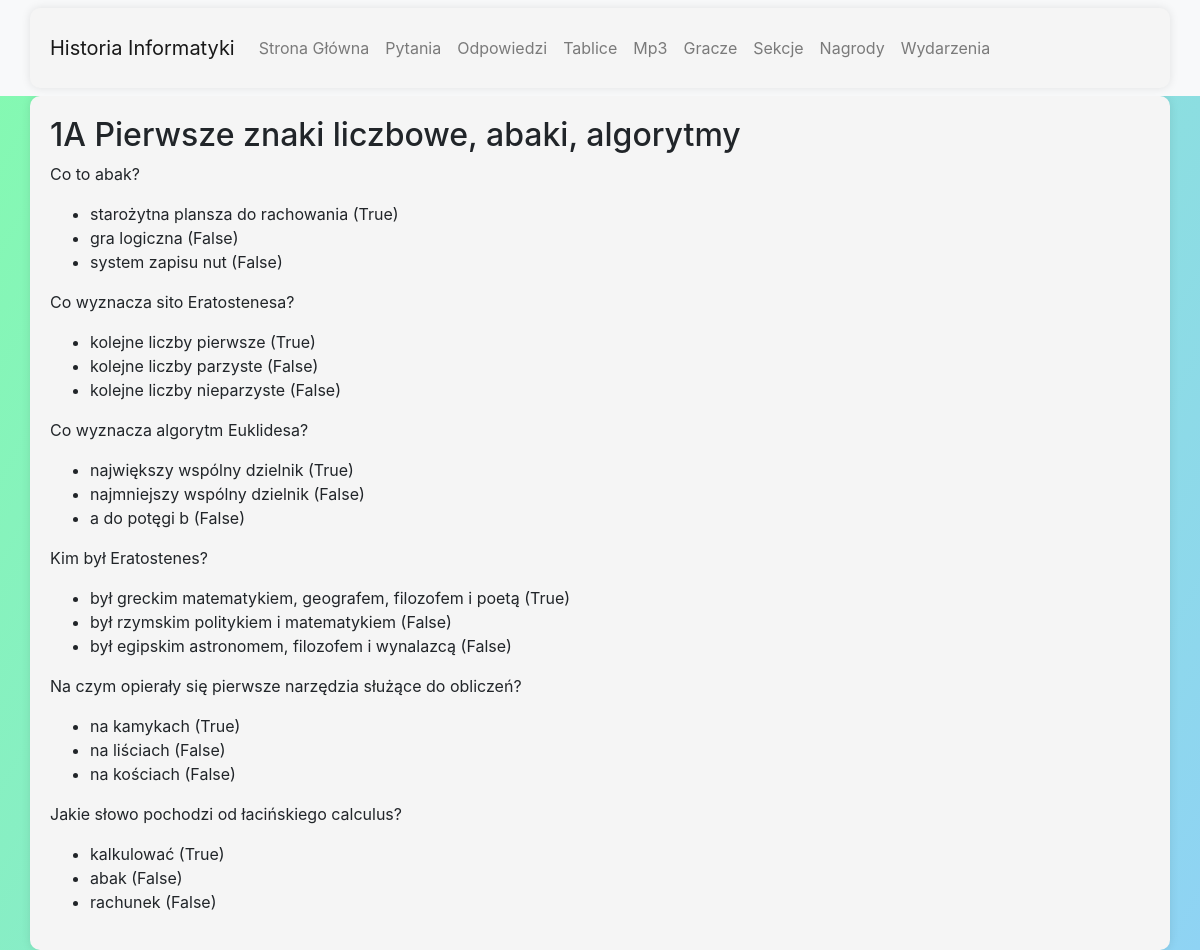
The app's page /quiz/1/ with its own data.
### database/models.py (models this page shows, shortened)
class Board(models.Model):
    id = models.AutoField(primary_key=True)
    no = models.PositiveIntegerField(default=0)
    page = models.CharField(max_length=1, choices=PAGE_CHOICES)
    title = models.CharField(max_length=100, default="")
    class Meta:
        verbose_name_plural = 'Boards'
        unique_together = ('no', 'page')

class Question(models.Model):
    id = models.AutoField(primary_key=True)
    no = models.PositiveIntegerField(default=0)
    page = models.CharField(max_length=1, choices=PAGE_CHOICES)
    question = models.TextField(max_length=250, unique=True, default="")
    board_id = models.ForeignKey(Board, on_delete=models.CASCADE, related_name='questions')

class Answer(models.Model):
    id = models.AutoField(primary_key=True)
    answer = models.TextField(max_length=250, default="")
    correct = models.BooleanField()
    question_id = models.ForeignKey(Question, on_delete=models.CASCADE, related_name='answers')

### database/views.py (the view)
# urls.py: path('quiz/', views.quiz_menu, name='quiz_menu'),
def quiz(request, pk):
    board = Board.objects.get(pk=pk)
    questions = Question.objects.filter(board_id=board.id)
    context = {
        'board': board,
        'questions': questions
    }
    return render(request, 'quiz/quiz.html', context)

### database/templates/quiz/quiz.html
{% extends "base.html" %}
{% load static %}
{% block page_content %}
<h2>{{ board.no }}{{ board.page }} {{ board.title }}</h2>
<div>
    {% for question in questions %}
        <p>{{ question.question }}</p>
        <ul>
            {% for answer in question.answers.all %}
                <li>{{ answer.answer }} ({{ answer.correct }})</li>
            {% endfor %}
        </ul>
    {% endfor %}
</div>
{% endblock %}

### records on screen
Board: no "1", page "A", title "Pierwsze znaki liczbowe, abaki, algorytmy"
Question: question "Co to abak?"
Answer: answer "starożytna plansza do rachowania", correct "True"
Answer: answer "gra logiczna", correct "False"
Answer: answer "system zapisu nut", correct "False"
Question: question "Co wyznacza sito Eratostenesa?"
Answer: answer "kolejne liczby pierwsze", correct "True"
Answer: answer "kolejne liczby parzyste", correct "False"
Answer: answer "kolejne liczby nieparzyste", correct "False"
Question: question "Co wyznacza algorytm Euklidesa?"
Answer: answer "największy wspólny dzielnik", correct "True"
Answer: answer "najmniejszy wspólny dzielnik", correct "False"
Answer: answer "a do potęgi b", correct "False"
Question: question "Kim był Eratostenes?"
Answer: answer "był greckim matematykiem, geografem, filozofem i poetą", correct "True"
Answer: answer "był rzymskim politykiem i matematykiem", correct "False"
Answer: answer "był egipskim astronomem, filozofem i wynalazcą", correct "False"
Question: question "Na czym opierały się pierwsze narzędzia służące do obliczeń?"
Answer: answer "na kamykach", correct "True"
Answer: answer "na liściach", correct "False"
Answer: answer "na kościach", correct "False"
Question: question "Jakie słowo pochodzi od łacińskiego calculus?"
Answer: answer "kalkulować", correct "True"
Answer: answer "abak", correct "False"
Answer: answer "rachunek", correct "False"
